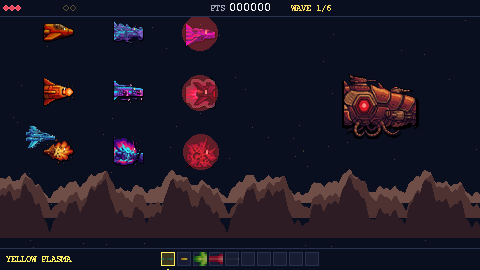

Source code (Python):
"""Capture the boss state in-game to see the 'cut off' issue."""
from __future__ import annotations

import os
import sys

os.environ.setdefault("SDL_VIDEODRIVER", "dummy")
os.environ.setdefault("SDL_AUDIODRIVER", "dummy")

import pygame
from pathlib import Path

from stellar_horizon.audio.midi_player import MidiPlayer
from stellar_horizon.scenes.gameplay import GameplayScene
from stellar_horizon.entities.boss import Boss
from stellar_horizon.settings import INTERNAL_W, INTERNAL_H


def main() -> None:
    out = Path("D:/AI/stellar-horizon/sprite_tests/capture_boss.png")
    pygame.init()
    try:
        wave_json = Path("stellar_horizon/waves/waves_act1.json")
        assets_dir = Path("stellar_horizon/assets")
        s = GameplayScene(MidiPlayer(), wave_json, assets_dir)
        s.on_enter()

        b = Boss()
        b.phase = "phase_1"
        # Mid-entry: well inside the viewport so we can see the
        # full 72x72 boss body without entry clipping.
        b.x, b.y = 380, 100
        b.action = "idle_patrol"
        s.boss = b
        s.boss_active = True

        # Also spawn a few enemies for context, including action variants.
        from stellar_horizon.entities.enemy import Enemy

        class _MockPlayer:
            x = 240.0
            y = 200.0

        mock_player = _MockPlayer()
        enemies = []
        # Row 1: regular enemies at top
        for i, kind in enumerate(("scout", "cruiser", "kamikaze")):
            e = Enemy()
            e.kind = kind
            e.on_spawn()
            e.x = 60 + i * 70
            e.y = 30
            e.vx, e.vy = -30.0, 0.0
            e.alive = True
            e.hp = e.max_hp
            e.path_done = True
            e.sprite_name = f"enemy_{kind}_v1"
            for _ in range(5):
                e.update(1 / 120, player=mock_player)
            enemies.append(e)
        # Row 2: ATTACK poses
        for i, kind in enumerate(("scout", "cruiser", "kamikaze")):
            e = Enemy()
            e.kind = kind
            e.on_spawn()
            e.x = 60 + i * 70
            e.y = 90
            e.vx, e.vy = -30.0, 0.0
            e.alive = True
            e.hp = e.max_hp
            e.path_done = True
            e.sprite_name = f"enemy_{kind}_attack_v1"
            for _ in range(5):
                e.update(1 / 120, player=mock_player)
            enemies.append(e)
        # Row 3: DEATH poses
        for i, kind in enumerate(("scout", "cruiser", "kamikaze")):
            e = Enemy()
            e.kind = kind
            e.on_spawn()
            e.x = 60 + i * 70
            e.y = 150
            e.vx, e.vy = -30.0, 0.0
            e.alive = True
            e.hp = e.max_hp
            e.path_done = True
            e.sprite_name = f"enemy_{kind}_death_v1"
            for _ in range(5):
                e.update(1 / 120, player=mock_player)
            enemies.append(e)
        s.wave_manager.spawned_enemies = enemies

        surface = pygame.Surface((INTERNAL_W, INTERNAL_H))
        s.draw(surface)
        out.parent.mkdir(parents=True, exist_ok=True)
        pygame.image.save(surface, str(out))
        print(f"saved {out}  boss at ({b.x:.0f}, {b.y:.0f})")
    finally:
        pygame.quit()


if __name__ == "__main__":
    main()
